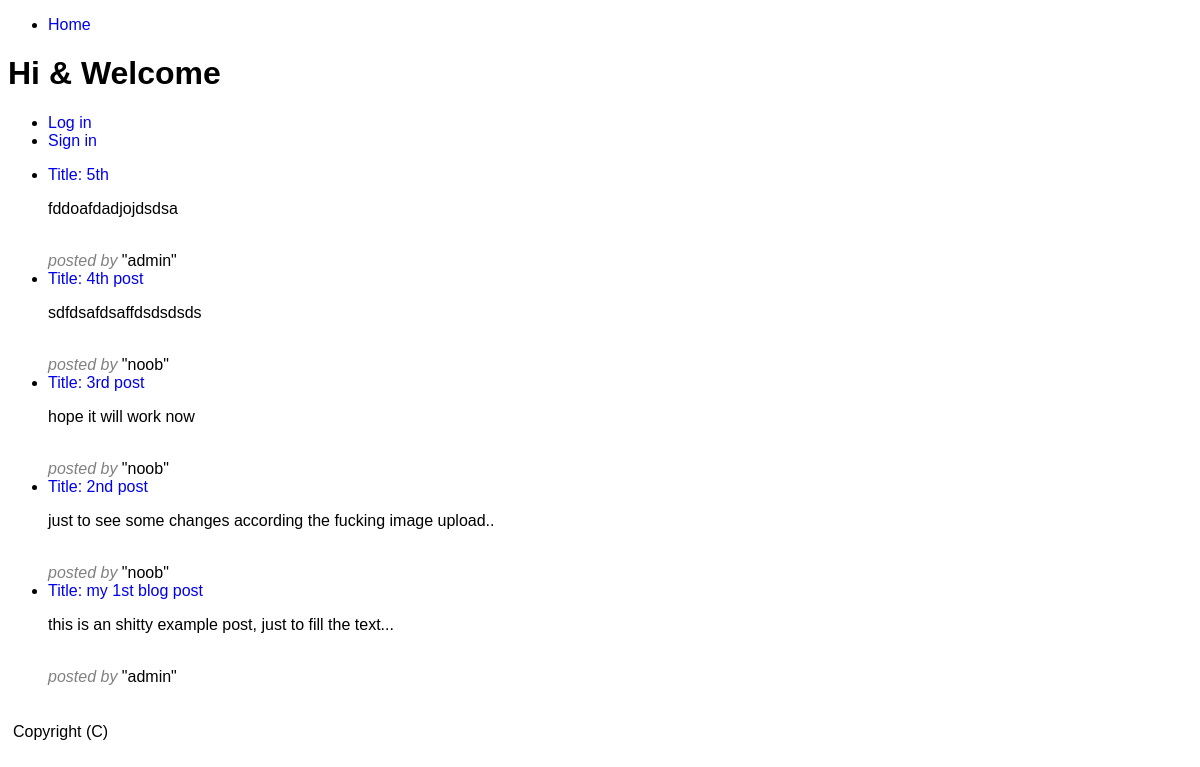
Before: / with the older database file.
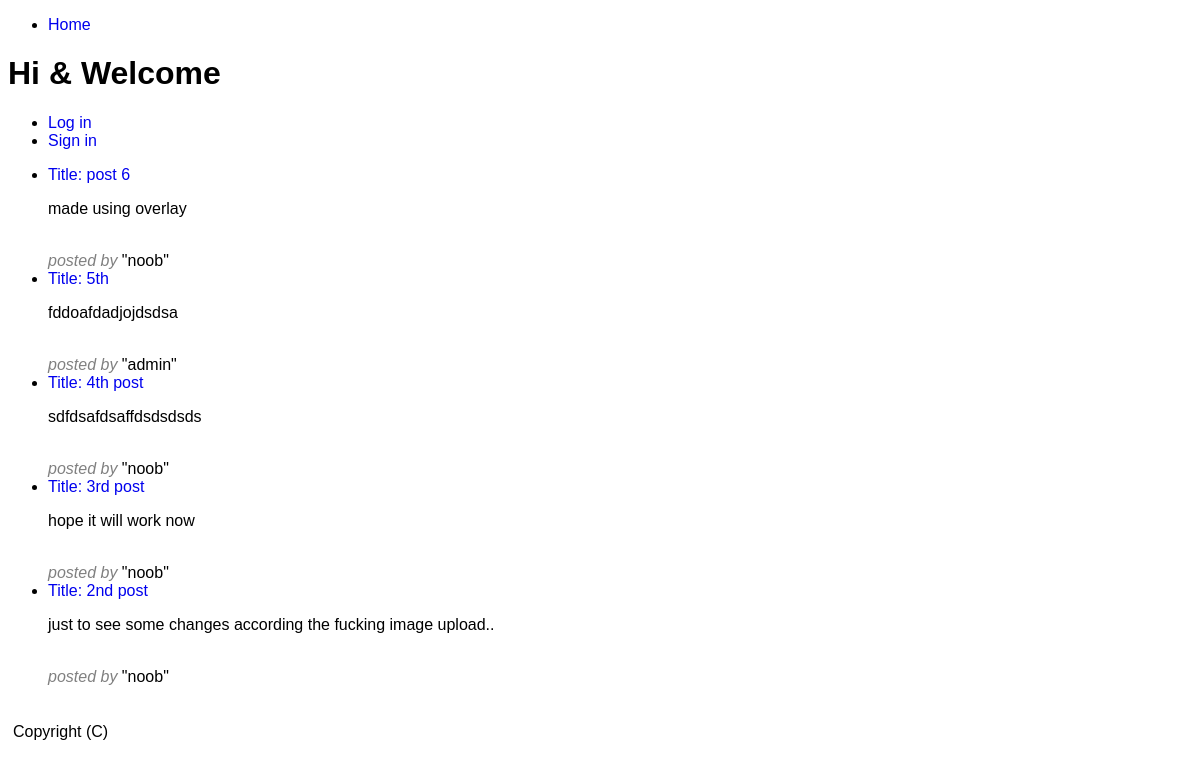
After: the same page with the newer database file.
### posts/models.py (models this page shows, shortened)
class Prispevok(models.Model):
	id = models.AutoField(primary_key=True)
	title = models.CharField(max_length=300)
	text = models.TextField(max_length=3000)
	pub_date = models.DateTimeField('date published')
	user = models.CharField(max_length=50)
	image = models.ImageField(upload_to='photos')
	hodnotenie = models.CharField(max_length=1)
	def was_published_recently(self):
		return self.pub_date >= timezone.now() - datetime.timedelta(days=3)
	was_published_recently.admin_order_field = 'pub_date'
	was_published_recently.boolean = True
	was_published_recently.short_description = 'Published recently?'

### posts/views.py (the view)
# urls.py: url(r'^$', views.index, name='index'),
def index(request):
	posledne_prispevky = Prispevok.objects.order_by('-pub_date')[:5]
	context = {'posledne_prispevky': posledne_prispevky}
	return render(request, 'posts/index.html', context)

### posts/templates/posts/index.html (shortened to what this page needs)
<!doctype html>
<head>
<head>
<link rel="stylesheet" href="https://webcam.minirobota.sk/libs/html-kick/css/kickstart.css" media="all" />
</head>
<body>
<ul class="breadcrumbs">
<li><a href="/">Home</a></li>
</ul>
<h1> Hi & Welcome</h1>
<ul class="menu">
	{% if request.user.is_authenticated %}
	<li><a href="#" id="newpostBtn">New Post</a></li>
	<li><a href="/admin/logout/" id="logoutBtn">Log out</a></li>
{% else %}
	<li><a href="#" id="loginBtn">Log in</a></li>
	<li><a href="#" id="signinBtn">Sign in</a></li>
{% endif %}
	</ul>
{% if posledne_prispevky %}
    <ul class="alt">
    {% for prispevok in posledne_prispevky %}
       <li><a href="{% url 'detail' prispevok.id %}">Title: {{ prispevok.title }}</a>
       <p>{{ prispevok.text }}</p>
	<br /><i>posted by</i> "{{prispevok.user}}"</li>
    {% endfor %}
    </ul>
{% else %}
    <p>Ziadne prispevky niesu dostupne.</p>
{% endif %}
<footer>
	<p>Copyright (C)</p>
</footer>
</body>
</html>

### posts/templates/posts/index.html (style rules this page uses)
html, body { min-height: 100%; }
body { font-family: arial; position: relative; }
body h1 { font-family: helvetica; }
i { color:gray; }
a { text-decoration:none; }
footer { padding:5px; font-family: arial; }

Changed rows visible on the page:
no longer on this page (row unchanged): Prispevok: title "my 1st blog post", text "this is an shitty example post, just to fill the text...", user "admin"
added Prispevok: title "post 6", text "made using overlay", user "noob"
